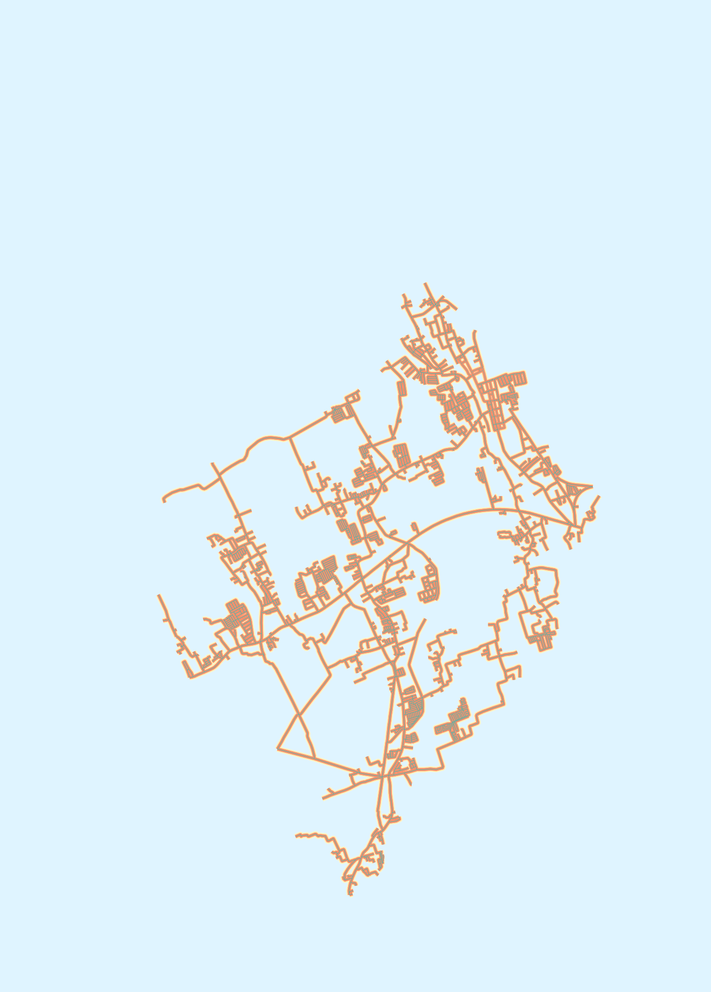
#> input picture assets/maps/map.png, 711 x 992 px, shrunk from 1468 x 2048 before the run, found by its file name
$ python compare_approaches.py
#> lines starting #> are read from the running program, lines starting #| are printed output that depends on the picture
#!/usr/bin/env python3
"""
Compare the noisy computer vision detection vs. clean OSM road lines.
Shows exactly what the user wanted - clean roads only.
"""

import json
import matplotlib.pyplot as plt
from PIL import Image
import numpy as np

def compare_road_extraction():
    """
    Visual comparison of noisy vs. clean road extraction.
    """

    # Load data
    try:
        with open('data/road_pixels.json', 'r') as f:
            noisy_data = json.load(f)
        noisy_pixels = noisy_data['road_pixels']
        has_noisy = True
    except FileNotFoundError:
        has_noisy = False
        print("Noisy road data not found")

    try:
        with open('data/clean_road_points.json', 'r') as f:
            clean_data = json.load(f)
        clean_points = clean_data['road_points']
        has_clean = True
    except FileNotFoundError:
        has_clean = False
        print("Clean road data not found")

    try:
        with open('data/clean_patrol_route.json', 'r') as f:
            patrol_data = json.load(f)
        patrol_points = patrol_data['points']
        has_patrol = True
    except FileNotFoundError:
        has_patrol = False
        print("Patrol route not found")

    # Load images
    original_img = Image.open('map.png')
#> original_img is the input picture: PIL image 711x992 RGBA; mean R, G, B, A 223.3, 239.2, 246.3, 255

    try:
        clean_roads_img = Image.open('data/clean_roads.png')
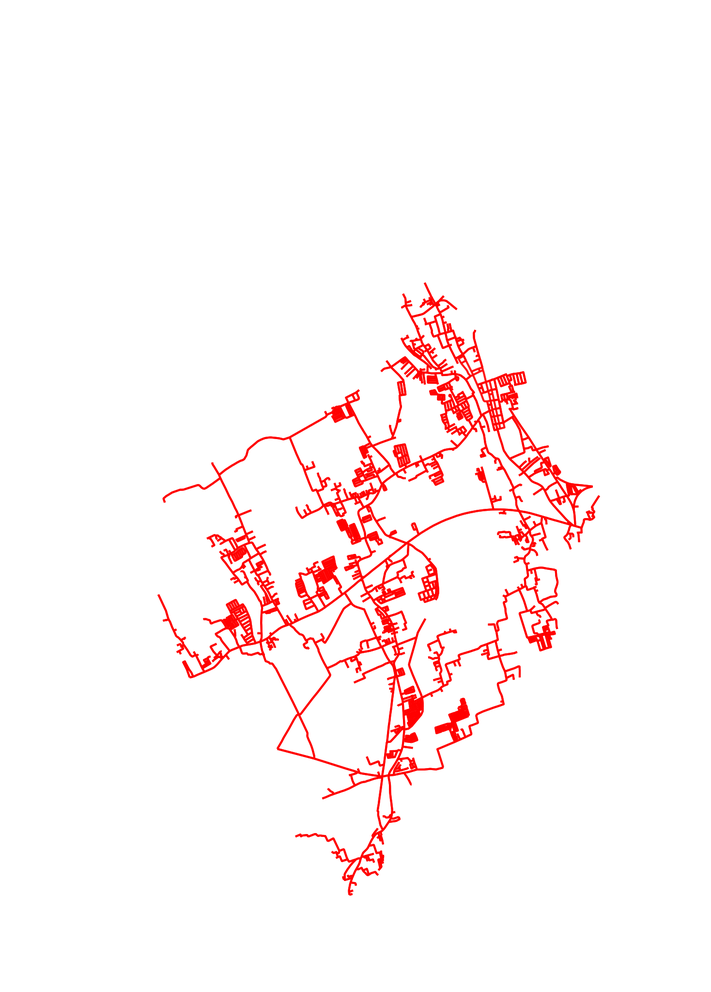
#> input picture data/maps/clean_roads.png, 711 x 992 px, shrunk from 1468 x 2047 before the run, found by its file name
#> clean_roads_img is the input picture: PIL image 711x992 RGBA; mean R, G, B, A 18.8, 0, 0, 9.7
        has_clean_img = True
    except FileNotFoundError:
        has_clean_img = False
        print("Clean roads PNG not found")

    # Create comparison visualization
    fig = plt.figure(figsize=(20, 12))

    # Original satellite image
    plt.subplot(2, 4, 1)
    plt.imshow(original_img)
    plt.title('Original Satellite Image\n(Roads + Buildings + Subdivisions)', fontsize=12)
    plt.axis('off')

    # Noisy detection overlay
    plt.subplot(2, 4, 2)
    plt.imshow(original_img)
    if has_noisy:
        img_width, img_height = original_img.size
        noisy_x = [p['x'] * img_width for p in noisy_pixels]
        noisy_y = [p['y'] * img_height for p in noisy_pixels]
        plt.scatter(noisy_x, noisy_y, c='red', s=0.5, alpha=0.6, label='Detected "Roads"')
        plt.title(f'❌ Noisy Detection\n{len(noisy_pixels):,} points (includes buildings)', fontsize=12, color='red')
    else:
        plt.title('Noisy Detection\n(Not available)', fontsize=12)
    plt.axis('off')

    # Clean roads PNG
    plt.subplot(2, 4, 3)
    if has_clean_img:
        plt.imshow(clean_roads_img)
        plt.title('✅ Clean Road Lines Only\n(Pure OSM geometry)', fontsize=12, color='green')
    else:
        plt.text(0.5, 0.5, 'Clean roads\nPNG not found', ha='center', va='center',
                transform=plt.gca().transAxes)
        plt.title('Clean Road Lines\n(Not available)', fontsize=12)
    plt.axis('off')

    # Clean roads overlay on satellite
    plt.subplot(2, 4, 4)
    plt.imshow(original_img)
    if has_clean:
        img_width, img_height = original_img.size
        clean_x = [p['x'] * img_width for p in clean_points]
        clean_y = [p['y'] * img_height for p in clean_points]
        plt.scatter(clean_x, clean_y, c='lime', s=0.8, alpha=0.7, label='Clean Roads')
        plt.title(f'✅ Clean Roads Overlay\n{len(clean_points):,} road line points', fontsize=12, color='green')
    else:
        plt.title('Clean Roads Overlay\n(Not available)', fontsize=12)
    plt.axis('off')

    # Patrol route on clean roads
    plt.subplot(2, 4, 5)
    if has_clean_img:
        plt.imshow(clean_roads_img)
    else:
        # Create blank background
        plt.imshow(np.ones((100, 100, 3)))

    if has_patrol:
        img_width, img_height = original_img.size if has_clean_img else (100, 100)
        patrol_x = [p['x'] * img_width for p in patrol_points]
        patrol_y = [p['y'] * img_height for p in patrol_points]

        plt.plot(patrol_x, patrol_y, 'yellow', linewidth=3, alpha=0.9, label='Patrol Route')
        plt.scatter(patrol_x[::5], patrol_y[::5], c='orange', s=30, alpha=0.8,
                   edgecolors='red', linewidth=1, label='Patrol Points')

        plt.title(f'🚗 Clean Patrol Route\n{len(patrol_points)} points following roads only', fontsize=12, color='blue')
        plt.legend()
    else:
        plt.title('Patrol Route\n(Not available)', fontsize=12)
    plt.axis('off')

    # Statistics comparison
    plt.subplot(2, 4, 6)
    plt.axis('off')

    stats_text = ""
    if has_noisy and has_clean and has_patrol:
        noisy_coverage = (noisy_data['total_pixels'] / (original_img.size[0] * original_img.size[1])) * 100

        stats_text = f"""
EXTRACTION COMPARISON:

❌ Noisy Detection (CV):
  • Total pixels: {noisy_data['total_pixels']:,}
  • Coverage: {noisy_coverage:.2f}%
  • Issues: Buildings, subdivisions included

✅ Clean Road Lines (OSM):
  • Road segments: {clean_data['road_segments']}
  • Line points: {len(clean_points):,}
  • Pure road geometry only

🚗 Final Patrol Route:
  • Points: {len(patrol_points)}
  • Follows: Clean roads only
  • Behavior: Infinite looping

RESULT:
  ✅ Patrol will follow ONLY red road lines
  ❌ No more buildings/subdivisions
        """

    plt.text(0.05, 0.95, stats_text, transform=plt.gca().transAxes,
             verticalalignment='top', fontfamily='monospace', fontsize=10,
             bbox=dict(boxstyle="round,pad=0.3", facecolor="lightgray", alpha=0.8))

    # Coverage comparison plot
    plt.subplot(2, 4, 7)
    if has_noisy and has_clean:
        # Plot both on same axes for comparison
        if noisy_pixels:
            noisy_x_norm = [p['x'] for p in noisy_pixels]
            noisy_y_norm = [p['y'] for p in noisy_pixels]
            plt.scatter(noisy_x_norm, noisy_y_norm, c='red', s=1, alpha=0.3, label=f'Noisy ({len(noisy_pixels)} pts)')

        if clean_points:
            clean_x_norm = [p['x'] for p in clean_points]
            clean_y_norm = [p['y'] for p in clean_points]
            plt.scatter(clean_x_norm, clean_y_norm, c='green', s=1, alpha=0.7, label=f'Clean ({len(clean_points)} pts)')

        plt.xlim(0, 1)
        plt.ylim(0, 1)
        plt.gca().invert_yaxis()
        plt.title('Coverage Comparison\n(Normalized coordinates)', fontsize=12)
        plt.xlabel('X (normalized)')
        plt.ylabel('Y (normalized)')
        plt.legend()
    else:
        plt.text(0.5, 0.5, 'Data not available\nfor comparison', ha='center', va='center',
                transform=plt.gca().transAxes)
        plt.title('Coverage Comparison\n(Data missing)', fontsize=12)

    # Route quality analysis
    plt.subplot(2, 4, 8)
    plt.axis('off')

    if has_patrol:
        route_x = [p['x'] for p in patrol_points]
        route_y = [p['y'] for p in patrol_points]

        x_range = max(route_x) - min(route_x)
        y_range = max(route_y) - min(route_y)

        quality_text = f"""
PATROL ROUTE QUALITY:

Coverage Area:
  X: {min(route_x):.3f} to {max(route_x):.3f}
  Y: {min(route_y):.3f} to {max(route_y):.3f}

Width span: {x_range:.1%}
Height span: {y_range:.1%}

Route Properties:
  • Total points: {len(patrol_points)}
  • Unique points: {len(set((p['x'], p['y']) for p in patrol_points))}
  • Route type: Connected road circuit
  • Looping: Infinite (seamless)

Expected Behavior:
  🚗 Follows red road lines exactly
  ⚡ Never goes off-road
  🔄 Loops continuously
  ❌ Avoids white spaces completely
        """

        color = 'green' if x_range > 0.2 and y_range > 0.2 else 'orange'
    else:
        quality_text = "Patrol route data\nnot available"
        color = 'red'

    plt.text(0.05, 0.95, quality_text, transform=plt.gca().transAxes,
             verticalalignment='top', fontfamily='monospace', fontsize=9,
             bbox=dict(boxstyle="round,pad=0.3", facecolor=color, alpha=0.2))

    plt.tight_layout()
    plt.savefig('data/clean_vs_noisy_comparison.png', dpi=150, bbox_inches='tight')
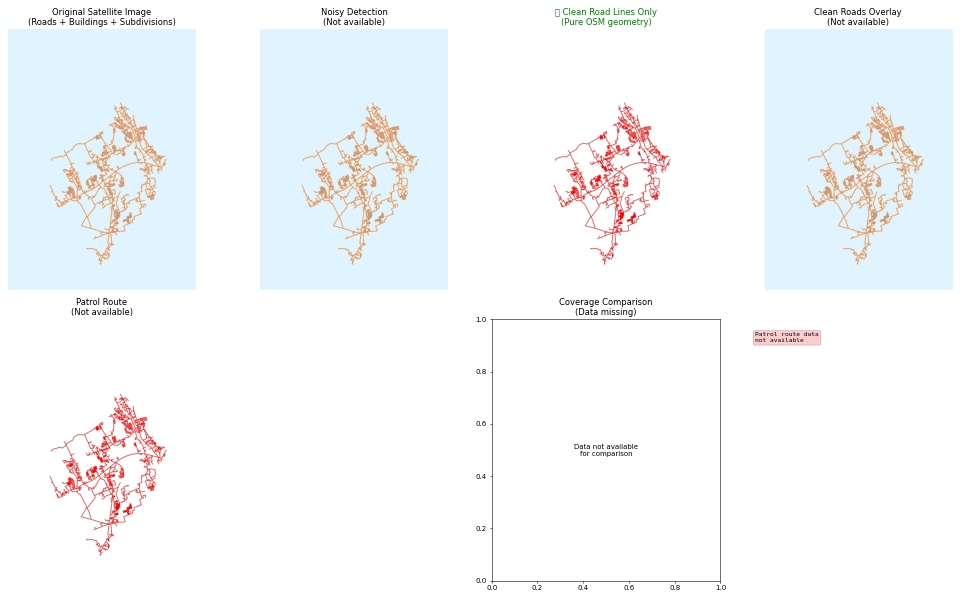
#> figure drawn by matplotlib, 5 panels
    plt.show()

    print("✅ Road extraction comparison complete!")
    print("  Saved: data/clean_vs_noisy_comparison.png")

    if has_clean and has_patrol:
        print(f"\n🎯 RESULT: Clean approach created {len(patrol_points)} patrol points")
        print("   ✅ Follows ONLY actual road lines (no buildings/subdivisions)")
        print("   🚗 Patrol will stay on red road paths in your satellite image")

if __name__ == "__main__":
    try:
        compare_road_extraction()
    except Exception as e:
        print(f"Error: {e}")
        import traceback
        traceback.print_exc()
